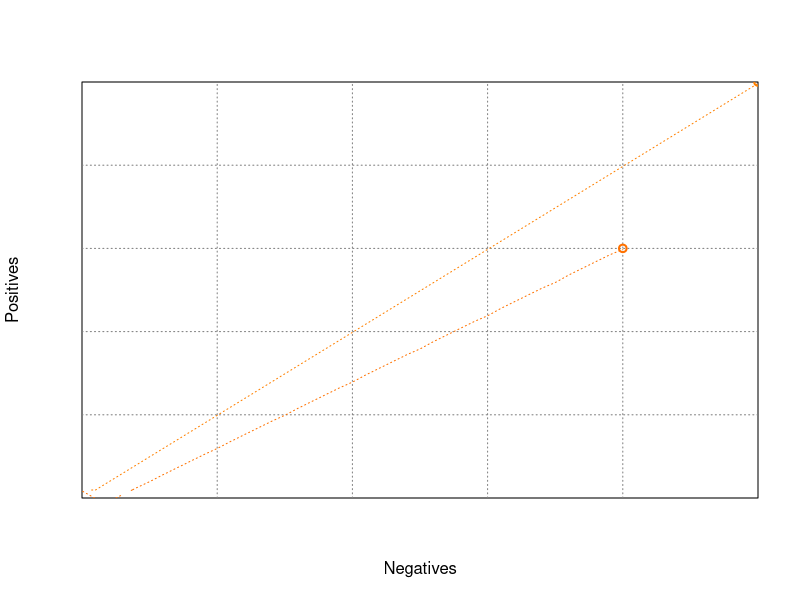

The R script that drew this image:
## ---- chunk 1
#| echo: false

#c <- 1  # class ratio dt-cost-left
c <- 1 # class ratio dt-cost-right
pos <- c*50  # positive examples
neg <- 50  # negative examples

rocgrid <- function() {
	plot( c(0,neg), c(0,pos),
		 xlim=c(0,neg),ylim=c(0,pos),
		 #asp = pos/neg,
		 xaxs = "i",yaxs = "i",
		 xaxt = 'n', yaxt = 'n',
		 type = "n",
		 xlab = "Negatives", ylab = "Positives")
	
	# add a grid
	#grid.step <- 5
	grid (nx = neg/10, ny = pos/10, col = gray(0.5))
	
	# draw diagonals
	#abline(0,pos/neg,lty="dotted")	# ascending
	#abline(pos,-pos/neg,lty="dotted")	# descending
	
	# draw axes
	#axis(2,c(0,0.2*pos,0.4*pos,0.6*pos,0.8*pos,pos),labels=c('0','20%','40%','60%','80%','100%'))
	#axis(1,c(0,0.2*neg,0.4*neg,0.6*neg,0.8*neg,neg),labels=c('0','20%','40%','60%','80%','100%'))
}

metric <- function(tp,fp,m) {
  if (tp+fp == 0) { return(0) }
  else {
    Pos = pos
    Neg = neg
    N = Pos+Neg
    TP = tp
    FP = fp
    FN = Pos-TP
    TN = Neg-FP
    if (m=='accuracy') return( (TP+TN)/N ) 
    if (m=='wracc') return( TP/N - (TP+FP)*(TP+FN)/N^2 ) 
    if (m=='confirmation') return( ((TP+FP)*(FP+TN)/N^2 - FP/N)/(sqrt((TP+FP)*(FP+TN)/N^2) - (TP+FP)*(FP+TN)/N^2) ) 
    if (m=='generality') return( (TP+FP)/N ) 
    if (m=='precision') return( TP/(TP+FP) ) 
    if (m=='laplace-precision') return( (TP+10)/(TP+FP+20) ) 
    if (m=='f-measure') return( 2*TP/(2*TP+FP+FN) ) 
    if (m=='g-measure') return( TP/(FP+Pos) ) 
    if (m=='precision*recall') return( TP^2/((TP+FP)*(TP+FN)) ) 
    if (m=='avg-precision-recall') return( TP/(2*(TP+FP)) + TP/(2*(TP+FN)) ) 
    if (m=='aucsplit') return( (TP*Neg+Pos*TN)/(2*Pos*Neg) ) 
    if (m=='balanced-aucsplit') return( TP/Pos - FP/Neg ) 
    if (m=='chi2') return( (TP*TN - FP*FN)^2 / ((TP+FP)*(TP+FN)*(FP+TN)*(FN+TN)) ) 
    if (m=='info-gain') return( entropy(Pos,Neg) - (TP+FP)/N*entropy(TP,FP) - (FN+TN)/N*entropy(FN,TN) )
    if (m=='gini') return( gini(Pos,Neg) - (TP+FP)/N*gini(TP,FP) - (FN+TN)/N*gini(FN,TN) )
    if (m=='dkm') return( dkm(Pos,Neg) - (TP+FP)/N*dkm(TP,FP) - (FN+TN)/N*dkm(FN,TN) )
    if (m=='entropy') return( entropy(TP,FP)/2 )
    if (m=='giniimp') return( gini(TP,FP) )
    if (m=='dkmimp') return( dkm(TP,FP) )
    if (m=='minacc') return( minacc(TP,FP) )
  }
}

entropy <- function(P,N) {
  p <- P/(P+N)
  n <- N/(P+N)
  if (P==0 || N==0) { return( 0 ) }
  else { return( -p*log2(p) -n*log2(n) ) }
}

gini <- function(P,N) {
  p <- P/(P+N)
  n <- N/(P+N)
  return( 4*p*n )	
}

dkm <- function(P,N) {
  p <- P/(P+N)
  n <- N/(P+N)
  return( 2*sqrt(p*n) )	
}

minacc <- function(P,N) {
  p <- P/(P+N)
  n <- N/(P+N)
  return( min(p,n) )	
}


save = FALSE

if (save==FALSE) {colour1="red"; colour2="blue"} else {colour1="black"; colour2="black"}

contour1 <- function(m,col,lty,tp,fp) {
	v <- metric(tp,fp,m)
	if (m=='wracc') { col=rgb(min(1-4*v,1),2*v+0.5,0) } else { col=rgb(min(2-2*v,1),v,0) }
	if (lty=='solid') {lwd=4} else {lwd=2}
	points(fp,tp,col=col,type='p',lwd=lwd)
	if (tp==0 || fp==0) { 
#		lines(c(0,fp),c(0,tp),col=col,lty=lty,lwd=4)
		return() 
	}
	x <- seq(0,fp)
	y <- seq(0,tp)
	z <- matrix(nrow=fp+1,ncol=tp+1)
	for (i in x) {
	  for (j in y) {
		z[i+1,j+1] = metric(j,i,m)
	  }
	}
	contour(x,y,z,level=v,lwd=lwd-1,add=TRUE,col=col,lty=lty,labels="")
}

rocgrid()
d = 1
method = 'laplace-precision'	# subgroups2-left
#method = 'wracc'	# subgroups2-right
colour = 'black'
p =  0; n = 40
#arrows(50-d,50-d,n+d,p+d,col='violet',length=0.1,lwd=3)
#lines(c(0,neg),c(0,0),col='red',lwd=2)
#lines(c(0,0),c(0,pos),col='green',lwd=2)
contour1(method,colour,'dotted',50, 50)	# truecontour1(method,colour,'dotted',50, 30)	# Beak=yescontour1(method,colour,'solid',50, 10)	# Gills=no; Gills=no & Beak=yes
contour1(method,colour,'dotted',30, 40)	# Teeth=manycontour1(method,colour,'dotted',30, 20)	# Beak=yes & Teeth=manycontour1(method,colour,'solid',30, 00)	# Gills=no & Teeth=many; Gills=no & Beak=yes & Teeth=manycontour1(method,colour,'dotted',20, 20)	# Length=5contour1(method,colour,'dotted',20, 10)	# Teeth=few; Gills=no & Teeth=few; Beak=yes & Teeth=few; Gills=no & Beak=yes & Teeth=fewcontour1(method,colour,'dotted',20, 10)	# Length=5 & Beak=yescontour1(method,colour,'dotted',20, 00)	# Length=5 & Gills=no; Length=5 & Gills=no & Beak=yescontour1(method,colour,'dotted',20, 00)	# Length=3; Length=3 & Gills=no; Length=3 & Beak=yes; Length=3 & Gills=no & Beak=yescontour1(method,colour,'solid',10, 30)	# Length=4contour1(method,colour,'dotted',10, 20)	# Length=4 & Teeth=manycontour1(method,colour,'dotted',10, 20)	# Length=4 & Beak=yescontour1(method,colour,'dotted',10, 20)	# Length=5 & Teeth=manycontour1(method,colour,'dotted',10, 10)	# Length=5 & Beak=yes & Teeth=manycontour1(method,colour,'dotted',10, 10)	# Length=4 & Gills=no; Length=4 & Gills=no & Beak=yescontour1(method,colour,'dotted',10, 10)	# Length=4 & Beak=yes & Teeth=manycontour1(method,colour,'dotted',10, 00)	# Length=5 & Teeth=few; Length=5 & Gills=no & Teeth=few; Length=5 & Gills=no & Beak=yes & Teeth=few; Length=5 & Beak=yes & Teeth=fewcontour1(method,colour,'dotted',10, 00)	# Length=5 & Gills=no & Teeth=many; Length=5 & Gills=no & Beak=yes & Teeth=manycontour1(method,colour,'dotted',10, 00)	# Length=4 & Gills=no & Teeth=many; Length=4 & Gills=no & Beak=yes & Teeth=manycontour1(method,colour,'dotted',10, 00)	# Length=3 & Teeth=many; Length=3 & Gills=no & Teeth=many; Length=3 & Gills=no & Beak=yes & Teeth=many; Length=3 & Beak=yes & Teeth=manycontour1(method,colour,'dotted',10, 00)	# Length=3 & Teeth=few; Length=3 & Gills=no & Teeth=few; Length=3 & Gills=no & Beak=yes & Teeth=few; Length=3 & Beak=yes & Teeth=fewcontour1(method,colour,'solid',00, 40)	# Gills=yes; Gills=yes & Teeth=manycontour1(method,colour,'solid',00, 20)	# Length=5 & Gills=yes; Length=5 & Gills=yes & Teeth=manycontour1(method,colour,'solid',00, 20)	# Length=4 & Gills=yes; Length=4 & Gills=yes & Teeth=manycontour1(method,colour,'solid',00, 20)	# Gills=yes & Beak=yes; Gills=yes & Beak=yes & Teeth=manycontour1(method,colour,'solid',00, 20)	# Beak=no; Beak=no & Teeth=many; Gills=yes & Beak=no; Gills=yes & Beak=no & Teeth=manycontour1(method,colour,'solid',00, 10)	# Length=4 & Beak=no; Length=4 & Beak=no & Teeth=many; Length=4 & Gills=yes & Beak=no; Length=4 & Gills=yes & Beak=no & Teeth=manycontour1(method,colour,'solid',00, 10)	# Length=4 & Gills=yes & Beak=yes; Length=4 & Gills=yes & Beak=yes & Teeth=manycontour1(method,colour,'solid',00, 10)	# Length=4 & Teeth=few; Length=4 & Beak=yes & Teeth=few; Length=4 & Gills=no & Teeth=few; Length=4 & Gills=no & Beak=yes & Teeth=fewcontour1(method,colour,'solid',00, 10)	# Length=5 & Beak=no; Length=5 & Beak=no & Teeth=many; Length=5 & Gills=yes & Beak=no; Length=5 & Gills=yes & Beak=no & Teeth=manycontour1(method,colour,'solid',00, 10)	# Length=5 & Gills=yes & Beak=yes; Length=5 & Gills=yes & Beak=yes & Teeth=many
